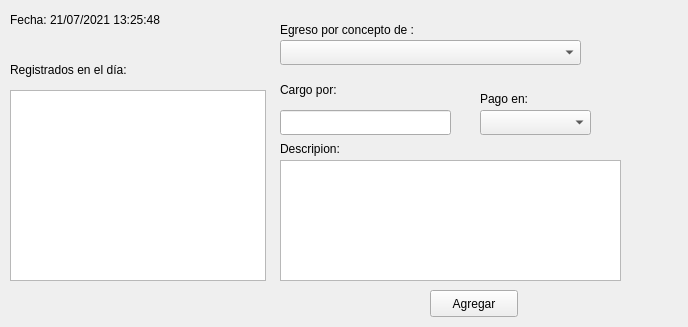
<?xml version="1.0" encoding="UTF-8"?>
<ui version="4.0">
 <class>egresos</class>
 <widget class="QWidget" name="egresos">
  <property name="geometry">
   <rect>
    <x>0</x>
    <y>0</y>
    <width>688</width>
    <height>327</height>
   </rect>
  </property>
  <property name="windowTitle">
   <string>Vales</string>
  </property>
  <property name="windowIcon">
   <iconset>
    <normaloff>img/logo2.png</normaloff>img/logo2.png</iconset>
  </property>
  <widget class="QListWidget" name="listWidget">
   <property name="geometry">
    <rect>
     <x>10</x>
     <y>90</y>
     <width>256</width>
     <height>191</height>
    </rect>
   </property>
  </widget>
  <widget class="QLabel" name="label_9">
   <property name="geometry">
    <rect>
     <x>630</x>
     <y>250</y>
     <width>51</width>
     <height>71</height>
    </rect>
   </property>
   <property name="text">
    <string/>
   </property>
   <property name="pixmap">
    <pixmap>img/logo2.png</pixmap>
   </property>
  </widget>
  <widget class="QLabel" name="label_4">
   <property name="geometry">
    <rect>
     <x>10</x>
     <y>10</y>
     <width>211</width>
     <height>19</height>
    </rect>
   </property>
   <property name="text">
    <string>Fecha: 21/07/2021 13:25:48</string>
   </property>
  </widget>
  <widget class="QPushButton" name="pushButton">
   <property name="geometry">
    <rect>
     <x>430</x>
     <y>290</y>
     <width>88</width>
     <height>27</height>
    </rect>
   </property>
   <property name="text">
    <string>Agregar</string>
   </property>
  </widget>
  <widget class="QLabel" name="label">
   <property name="geometry">
    <rect>
     <x>10</x>
     <y>60</y>
     <width>171</width>
     <height>19</height>
    </rect>
   </property>
   <property name="text">
    <string>Registrados en el día:</string>
   </property>
  </widget>
  <widget class="QLabel" name="label_2">
   <property name="geometry">
    <rect>
     <x>280</x>
     <y>20</y>
     <width>181</width>
     <height>19</height>
    </rect>
   </property>
   <property name="text">
    <string>Egreso por concepto de :</string>
   </property>
  </widget>
  <widget class="QLineEdit" name="lineEdit_2">
   <property name="geometry">
    <rect>
     <x>280</x>
     <y>110</y>
     <width>171</width>
     <height>25</height>
    </rect>
   </property>
  </widget>
  <widget class="QLabel" name="label_3">
   <property name="geometry">
    <rect>
     <x>280</x>
     <y>80</y>
     <width>91</width>
     <height>19</height>
    </rect>
   </property>
   <property name="text">
    <string>Cargo por:</string>
   </property>
  </widget>
  <widget class="QComboBox" name="comboBox">
   <property name="geometry">
    <rect>
     <x>280</x>
     <y>40</y>
     <width>301</width>
     <height>25</height>
    </rect>
   </property>
  </widget>
  <widget class="QLabel" name="label_5">
   <property name="geometry">
    <rect>
     <x>280</x>
     <y>140</y>
     <width>101</width>
     <height>17</height>
    </rect>
   </property>
   <property name="text">
    <string>Descripion:</string>
   </property>
  </widget>
  <widget class="QPlainTextEdit" name="plainTextEdit">
   <property name="geometry">
    <rect>
     <x>280</x>
     <y>160</y>
     <width>341</width>
     <height>121</height>
    </rect>
   </property>
  </widget>
  <widget class="QLabel" name="label_6">
   <property name="geometry">
    <rect>
     <x>480</x>
     <y>90</y>
     <width>81</width>
     <height>17</height>
    </rect>
   </property>
   <property name="text">
    <string>Pago en:</string>
   </property>
  </widget>
  <widget class="QComboBox" name="comboBox_2">
   <property name="geometry">
    <rect>
     <x>480</x>
     <y>110</y>
     <width>111</width>
     <height>25</height>
    </rect>
   </property>
  </widget>
 </widget>
 <resources/>
 <connections/>
</ui>
